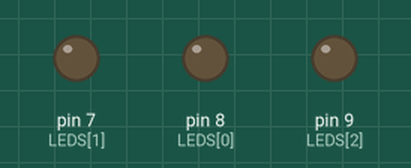
The sketch below on a simulated Arduino Uno, built with avr-gcc and run on an emulated ATmega328P. Parts: output pins drawn as LEDs (lit = HIGH).

Above: at 0.5 s.
At 2.5 s:
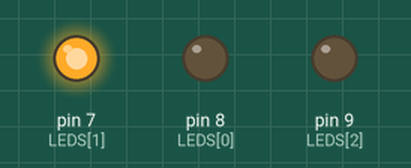
At 3.5 s:
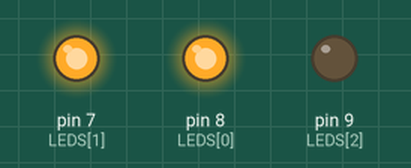
At 4.5 s:
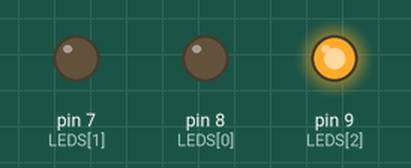
At 6.5 s:
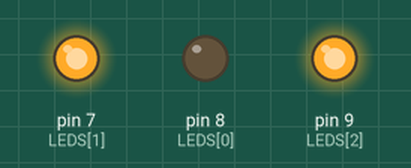
At 9.5 s:
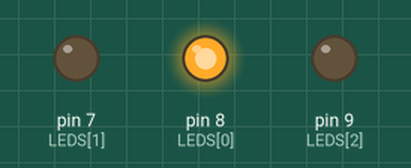
Timing chart, 0 to 10.4 s (numbered marks = the images above):
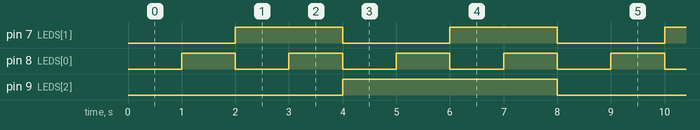

The sketch:

testLEDs.ino
```cpp
int LEDS[3]={8,7,9};
int count=0;
void setup() {
  for (byte A=0;A<3;A++){
      pinMode(LEDS[A],OUTPUT);
      digitalWrite(LEDS[A],true);
  }
}

void loop() {
  // put your main code here, to run repeatedly:
  WriteAdd(count);
  count++;
  if (count >7)
     count =0;
  delay(1000);
}

void WriteAdd(byte address){
   for (byte A=0;A<3;A++){
      digitalWrite(LEDS[A], (boolean)(address & 0x01));
      address>>=1;

   }
}
```

Measured:
- by itself, pin 7 (LEDS[1]): alternates HIGH for 2.0 s and LOW for 2.0 s
- by itself, pin 8 (LEDS[0]): alternates HIGH for 1.0 s and LOW for 1.0 s
- by itself, pin 9 (LEDS[2]): alternates HIGH for 4.0 s and LOW for 4.0 s
